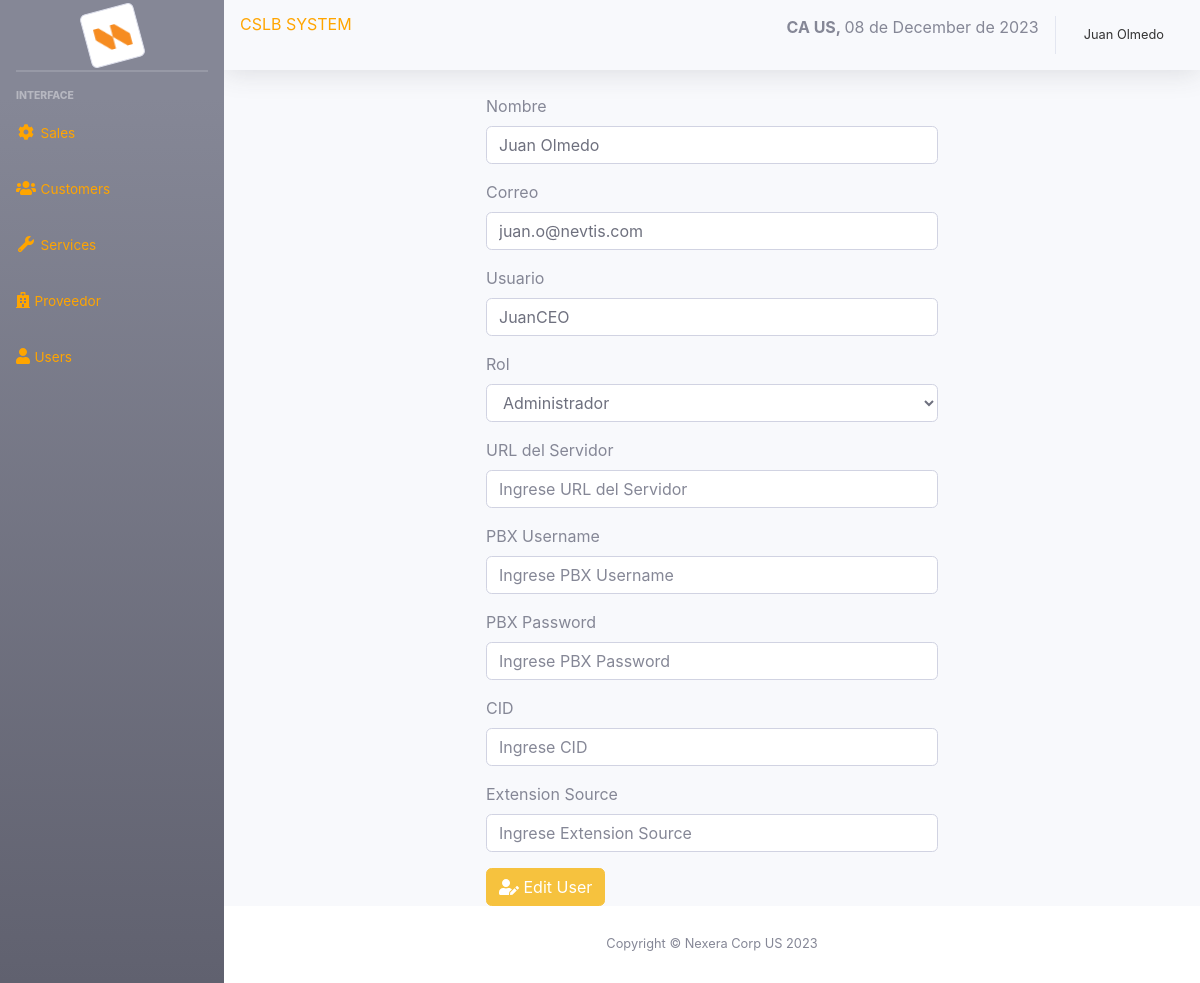
Screenshot of /sistema/editar_usuario.php?id=9 (signed in) with the database file from the repository.
### tables this page shows
CREATE TABLE `usuario` (
  `idusuario` int(11) NOT NULL,
  `nombre` varchar(100) NOT NULL,
  `correo` varchar(100) NOT NULL,
  `usuario` varchar(20) NOT NULL,
  `clave` varchar(50) NOT NULL,
  `rol` int(11) NOT NULL,
  `address` varchar(255) DEFAULT NULL,
  `url_server` varchar(255) DEFAULT NULL,
  `pbx_username` varchar(50) DEFAULT NULL,
  `password_pbx` varchar(50) DEFAULT NULL,
  `cid` varchar(50) DEFAULT NULL,
  `extension_src` varchar(20) DEFAULT NULL
);

### sistema/editar_usuario.php (the view, shortened to what this page needs)
<?php
include "includes/header.php";
include "../conexion.php";
$idusuario = $_REQUEST['id'];
$sql = mysqli_query($conexion, "SELECT * FROM usuario WHERE idusuario = $idusuario");
$result_sql = mysqli_num_rows($sql);
if ($result_sql == 0) {
  header("Location: lista_usuarios.php");
} else {
  if ($data = mysqli_fetch_array($sql)) {
    $nombre = $data['nombre'];
    $correo = $data['correo'];
    $usuario = $data['usuario'];
    $rol = $data['rol'];
    $url_server = $data['url_server'];
    $pbx_username = $data['pbx_username'];
    $pbx_password = isset($data['pbx_password']) ? $data['pbx_password'] : '';
    $cid = $data['cid'];
    $extension_src = $data['extension_src'];
  }
}
?>
<div class="container-fluid">
  <div class="row">
    <div class="col-lg-6 m-auto">
      <form class="" action="" method="post">
        <div class="form-group">
          <label for="nombre">Nombre</label>
          <input type="text" placeholder="Ingrese nombre" class="form-control" name="nombre" id="nombre" value="<?php echo $nombre; ?>">
        </div>
        <div class="form-group">
          <label for="correo">Correo</label>
          <input type="text" placeholder="Ingrese correo" class="form-control" name="correo" id="correo" value="<?php echo $correo; ?>">
        </div>
        <div class="form-group">
          <label for="usuario">Usuario</label>
          <input type="text" placeholder="Ingrese usuario" class="form-control" name="usuario" id="usuario" value="<?php echo $usuario; ?>">
        </div>
        <div class="form-group">
          <label for="rol">Rol</label>
          <select name="rol" id="rol" class="form-control">
            <option value="1" <?php if ($rol == 1) echo "selected"; ?>>Administrador</option>
          </select>
        </div>
        <div class="form-group">
          <label for="url_server">URL del Servidor</label>
          <input type="text" class="form-control" placeholder="Ingrese URL del Servidor" name="url_server" id="url_server" value="<?php echo $url_server; ?>">
        </div>
        <div class="form-group">
          <label for="pbx_username">PBX Username</label>
          <input type="text" class="form-control" placeholder="Ingrese PBX Username" name="pbx_username" id="pbx_username" value="<?php echo $pbx_username; ?>">
        </div>
        <div class="form-group">
          <label for="pbx_password">PBX Password</label>
          <input type="password" class="form-control" placeholder="Ingrese PBX Password" name="pbx_password" id="pbx_password" value="<?php echo $pbx_password; ?>">
        </div>
        <div class="form-group">
          <label for="cid">CID</label>
          <input type="text" class="form-control" placeholder="Ingrese CID" name="cid" id="cid" value="<?php echo $cid; ?>">
        </div>
        <div class="form-group">
          <label for="extension_src">Extension Source</label>
          <input type="text" class="form-control" placeholder="Ingrese Extension Source" name="extension_src" id="extension_src" value="<?php echo $extension_src; ?>">
        </div>
        <button type="submit" class="btn btn-warning"><i class="fas fa-user-edit"></i> Edit User</button>
      </form>
    </div>
  </div>
</div>
<?php include_once "includes/footer.php"; ?>

### rows the page displays
usuario: nombre "Juan Olmedo", correo "juan.o@nevtis.com", usuario "JuanCEO", rol "Administrador"

### other values shown
fechaPeru() "08 de December de 2023"
$_SESSION['nombre'] "Juan Olmedo"
